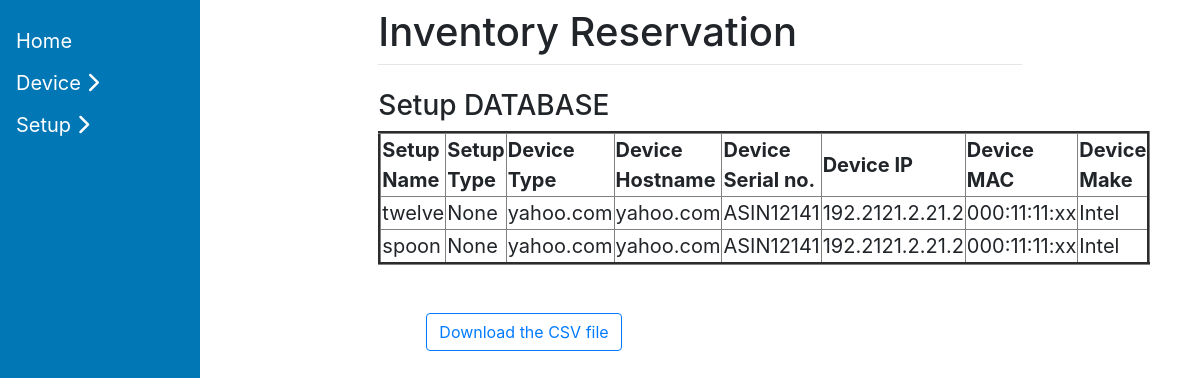
The page /view_setup/ on the database as committed earlier.
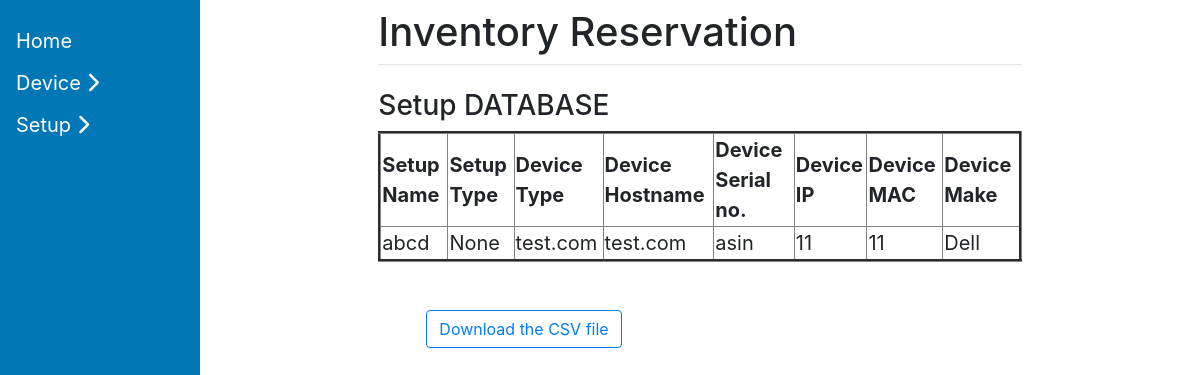
The same page on the database as committed later.
### ReservationTool/models.py (models this page shows, shortened)
class Setup(models.Model):
    setup_name = models.CharField(max_length=125 , null = True)
    attenuator_quantity = models.IntegerField(default=0)
    attenuator_db = models.CharField(max_length=125, default="10db")
    rf_cable = models.IntegerField(default=0)
    rf_shield_box = models.IntegerField(default=0)
    device_type = models.ForeignKey(Device, on_delete=models.PROTECT )
    setup_type = models.ForeignKey(SetupType, on_delete=models.PROTECT , null = True)
    class Meta:
      db_table = "setups"

class Device(models.Model):
    hostname = models.CharField(max_length=125)
    serial_number  = models.CharField(max_length=125)
    ip = models.CharField(max_length=125)
    mac = models.CharField(max_length=125)
    device_type = models.CharField(max_length=125)
    make = models.CharField(max_length=125)
    def __str__(self):
      return self.hostname
    class Meta:
      db_table = "devices"

### ReservationTool/views.py (the view)
# urls.py: path("view_setup/", views.view_setup, name='view_setup'),
def view_setup(request):
    context = {}
    setup_entries = Setup.objects.all()
    context['setup_entries'] = setup_entries
    return render(request, 'view_setup.html', context)

### templates/view_setup.html (shortened to what this page needs)
{% extends 'base.html' %}
{% block content %}
<div class = "container" >
<div class = "row">
<table border="3px solid"  >
<h3> Setup DATABASE  <h3>
<tr>
<td><b>Setup Name</td>
<td><b>Setup Type</td>
<td><b>Device Type</td>
<td><b>Device Hostname</td>
<td><b>Device Serial no.</td>
<td><b>Device IP</td>
<td><b>Device MAC</td>
<td><b>Device Make</td>
</tr>
           {% for entry in setup_entries %}
      <tr>
     <td>{{ entry.setup_name }}</td>
     <td>{{ entry.setup_type }}</td>
    <td>{{ entry.device_type }}</td>
    <td>{{ entry.device_type.hostname }} </td>
    <td>{{ entry.device_type.serial_number }}</td>
    <td>{{ entry.device_type.ip }}</td>
    <td>{{ entry.device_type.mac }}</td>
    <td>{{ entry.device_type.make }}</td>
     </tr>
      {% endfor %}
    </table>
<div class="container">
    <div class="row p-5">
            <a href="/export/set-up" class="btn btn-outline-primary" role="button">Download the CSV file</a>
    </div>
</div>
{% endblock %}

### templates/base.html (shortened to what this page needs)
<!DOCTYPE html>
<html lang="en">
<head>
    <link rel="stylesheet" href="https://stackpath.bootstrapcdn.com/bootstrap/4.1.3/css/bootstrap.min.css">
</head>
<body>
  <div class="sidenav">
    <a href="/">Home</a>
    <button class="dropdown-btn">Device
    <i class="fa fa-chevron-right"></i>
  </button>
    <button class="dropdown-btn">Setup
    <i class="fas fa-chevron-right"></i>
  </button>
  </div>
  <div class="main">
    <div class="row justify-content-center">
      <div class="col-8">
        <h1 class="mt-2">Inventory Reservation</h1>
        <hr class="mt-0 mb-4">
        {% block content %}{% endblock %}
      </div>
    </div>
  </div>
  </div>
</body>
</html>

Rows that differ between the two databases and show on the page:
removed Setup: setup_name "spoon", setup_type "None", device_type "yahoo.com", device_type.hostname "yahoo.com", device_type.serial_number "ASIN12141", device_type.ip "192.2121.2.21.2", device_type.mac "000:11:11:xx", device_type.make "Intel"
changed Setup "None": setup_name "twelve" → "abcd"; device_type "yahoo.com" → "test.com"; device_type.hostname "yahoo.com" → "test.com"; device_type.serial_number "ASIN12141" → "asin"; device_type.ip "192.2121.2.21.2" → "11"; device_type.mac "000:11:11:xx" → "11"; device_type.make "Intel" → "Dell"
